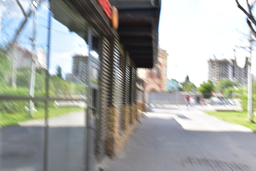
#> input picture image_detect/test_image1.png, 256 x 171 px, shrunk from 2048 x 1365 before the run; its folder holds only this picture in this run
$ python blur_detection.py
#> lines starting #> are read from the running program, lines starting #| are printed output that depends on the picture
import cv2
import numpy as np


def get_blur_degree(image_file, sv_num=10):
#> called with image_file = 'image_detect/test_image1.png', sv_num = 10
    img = cv2.imread(image_file,cv2.IMREAD_GRAYSCALE)
#> img: shape (171, 256); min 14, max 255, mean 160.7
    u, s, v = np.linalg.svd(img)
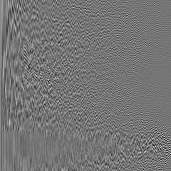
#> u: shape (171, 171) float64; min -0.456, max 0.534, mean 0.000506; drawn with min black and max white
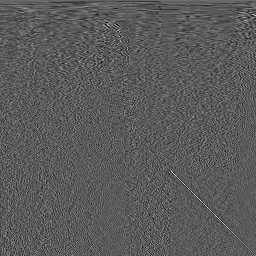
#> v: shape (256, 256) float64; min -0.361, max 0.656, mean 0.000264; drawn with min black and max white
#> s = 171 values, max 35199.3 at index 0, min 5.19 at index 170, mean 481.5
    top_sv = np.sum(s[0:sv_num])
#> top_sv = 56040.3
    total_sv = np.sum(s)
#> total_sv = 82343.7
    print(img)
#> (printed output is left out)
    return top_sv/total_sv


def get_blur_map(image_file, win_size=10, sv_num=3):
#> called with image_file = 'image_detect/test_image1.png', win_size = 10, sv_num = 3
    img = cv2.imread(image_file, cv2.IMREAD_GRAYSCALE)
    new_img = np.zeros((img.shape[0]+win_size*2, img.shape[1]+win_size*2))
    for i in range(new_img.shape[0]):
        for j in range(new_img.shape[1]):
            if i<win_size:
                p = win_size-i
            elif i>img.shape[0]+win_size-1:
                p = img.shape[0]*2-i
            else:
                p = i-win_size
            if j<win_size:
                q = win_size-j
            elif j>img.shape[1]+win_size-1:
                q = img.shape[1]*2-j
            else:
                q = j-win_size
            #print (p,q, i, j)
            new_img[i,j] = img[p,q]
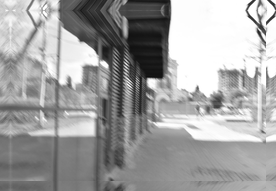
#> new_img: shape (191, 276) float64; min 14, max 255, mean 160.7

    # cv2.imwrite('test.jpg', new_img)
    # cv2.imwrite('testin.jpg', img)
    blur_map = np.zeros((img.shape[0], img.shape[1]))
    max_sv = 0
    min_sv = 1
    for i in range(img.shape[0]):
        for j in range(img.shape[1]):
            block = new_img[i:i+win_size*2, j:j+win_size*2]
            u, s, v = np.linalg.svd(block)
            top_sv = np.sum(s[0:sv_num])
            total_sv = np.sum(s)
            sv_degree = top_sv/total_sv
            if max_sv < sv_degree:
                max_sv = sv_degree
            if min_sv > sv_degree:
                min_sv = sv_degree
            blur_map[i, j] = sv_degree
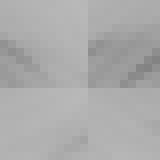
#> block: shape (20, 20) float64 (shown 8 times larger); min 131, max 184, mean 171.3
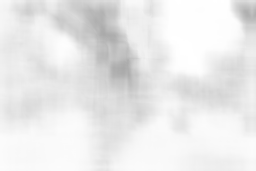
#> blur_map: shape (171, 256) float64; min 0.663, max 1, mean 0.918
#> after the loop, max_sv = 1; min_sv = 0.663
    # cv2.imwrite('blurmap.jpg', (1 - blur_map) * 255)

    blur_map = (blur_map-min_sv)/(max_sv-min_sv)
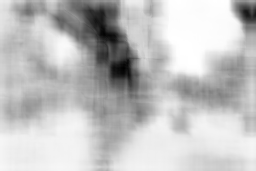
#> blur_map: shape (171, 256) float64; min 0, max 1, mean 0.758
    # cv2.imwrite('blurmap_norm.jpg', (1-blur_map)*255)
    return blur_map


import glob
files = glob.glob("C://Users//Lenovo//Desktop//blur_area_detect//blur_area_detect//image_detect//*.png")
for file in files:
    get_blur_degree(file)
    print (get_blur_degree)
    out_file = file.replace('test_image','blur_map')
    blur_map = get_blur_map(file)
    cv2.imwrite(out_file, (1-blur_map)*255)
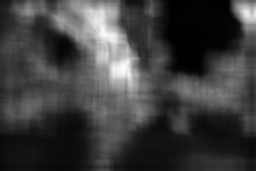
#> saved as blur_map1.png: shape (171, 256); min 0, max 255, mean 61.8

$ run again, on image_detect/test_image5.png
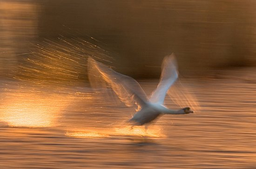
#> input picture image_detect/test_image5.png, 256 x 169 px, shrunk from 550 x 364 before the run
#> s = 169 values, max 22436.9 at index 0, min 3.13 at index 168, mean 254.1
#> top_sv = 32797.8
#> total_sv = 42950.3
#> (printed output is left out)
#> after the loop in get_blur_map, `for i in range(img.shape[0]):`:
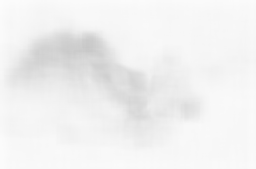
#> blur_map: shape (169, 256) float64; min 0.781, max 0.991, mean 0.946
#> after the loop in get_blur_map, `for i in range(img.shape[0]):`: max_sv = 0.991; min_sv = 0.781
#> `cv2.imwrite(out_file, (1-blur_map)*255)`:
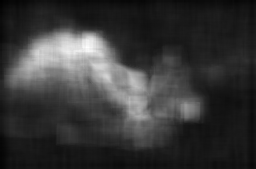
#> saved as blur_map5.png: shape (169, 256); min 0, max 255, mean 55.6
